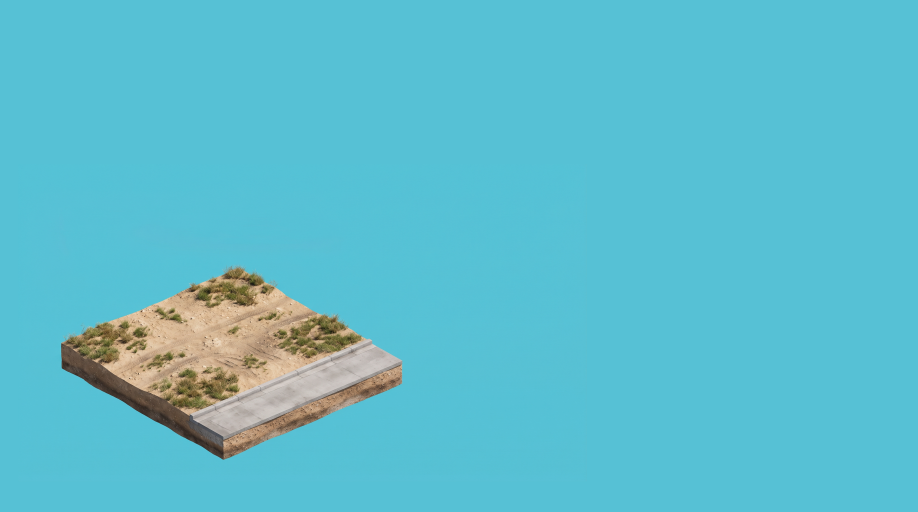
#> input picture assets/hero-start-frame.png, 2752 x 1536 px, given as the content of the folder ../assets/hero-start-frame.png, which was not available (shown at 1/3 size)
$ python keyout-bg.py ../assets/hero-start-frame.png out.png 5 5
#> lines starting #> are read from the running program, lines starting #| are printed output that depends on the picture; after the words box and inside, x2 and y2 are one past the last pixel; in counts of white or black regions, pixels touching at a corner belong together; pictures that were not available may be replaced by others from this repository, and a replacement may not be noted
#!/usr/bin/env python3
"""
Recorta o fundo dos frames da hero, deixando a maquete sobre transparência.

PORQUÊ: antes o fundo era achatado numa cor sólida e o canvas preenchia o resto
com a mesma cor. Isso amarrava a hero a um fundo escuro — sobre uma superfície
clara, a sombra suave em volta da base virava um halo preto em torno do prédio.

Com alfa, a sombra vira translucidez e assenta em qualquer fundo. Some também a
emenda: não há mais preenchimento a casar com a imagem, o fundo da página
aparece por baixo.

A rampa entre DENTRO e FORA é o que preserva a sombra: um corte seco deixaria
a base recortada com serrilha.

Uso: scripts/keyout-bg.py <dir-png> <dir-saida> [dentro] [fora]
"""
import sys
from pathlib import Path
from PIL import Image, ImageChops

src = Path(sys.argv[1])
out = Path(sys.argv[2])
dentro = int(sys.argv[3]) if len(sys.argv) > 3 else 4    # <= isto é fundo puro
fora = int(sys.argv[4]) if len(sys.argv) > 4 else 26     # >= isto é objeto sólido
out.mkdir(parents=True, exist_ok=True)

arquivos = sorted(src.glob("*.png"))
if not arquivos:
    sys.exit(f"nenhum png em {src}")

for f in arquivos:
    im = Image.open(f).convert("RGB")
#> im is the input picture: PIL image 2752x1536 RGB; mean R, G, B 92.5, 189.4, 205.6
    w, h = im.size
#> w = 2752; h = 1536
    # Canto superior direito: fundo puro em todos os frames desta composição.
    fundo = im.crop((int(w * 0.88), int(h * 0.04), int(w * 0.98), int(h * 0.14))) \
              .resize((1, 1), Image.LANCZOS).getpixel((0, 0))
#> fundo = (86, 193, 213)

    dif = ImageChops.difference(im, Image.new("RGB", im.size, fundo))
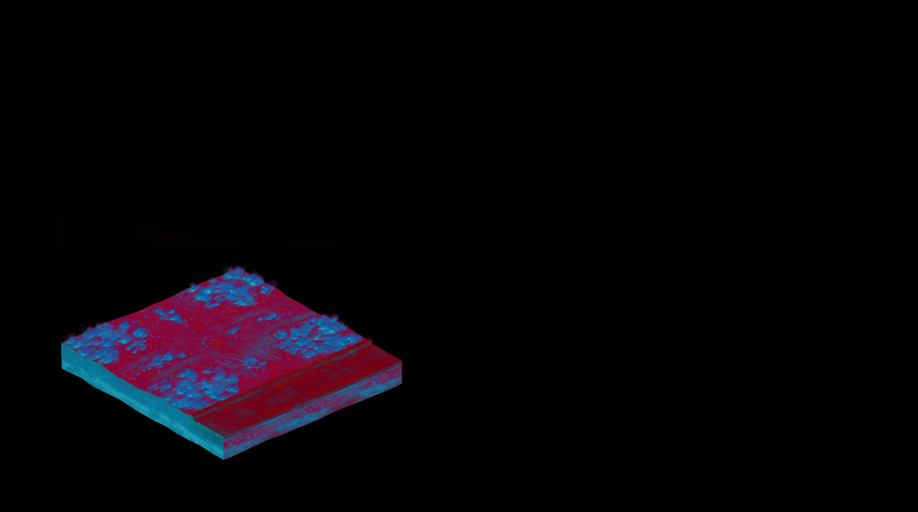
#> dif: PIL image 2752x1536 RGB (shown at 1/3 size); mean R, G, B 7, 4.1, 7.7
    r, g, b = dif.split()
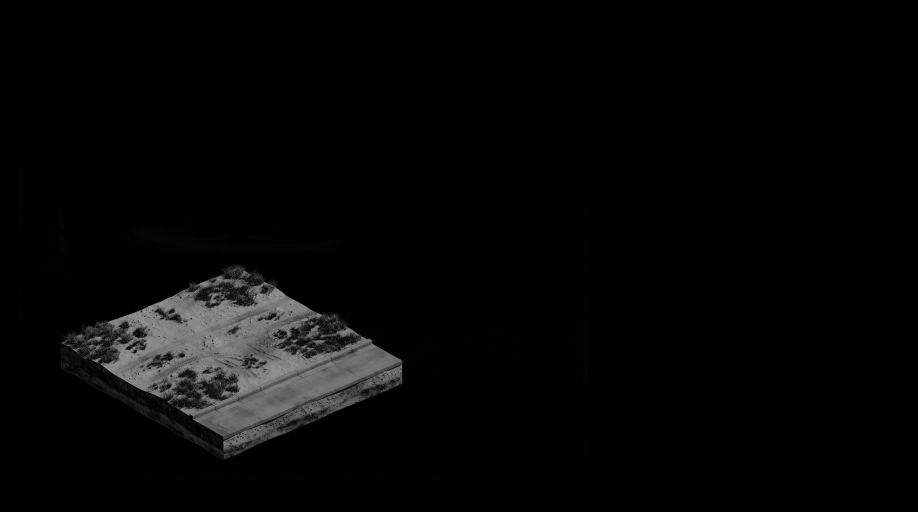
#> r: PIL image 2752x1536 L (shown at 1/3 size); min 0, max 169, mean 7
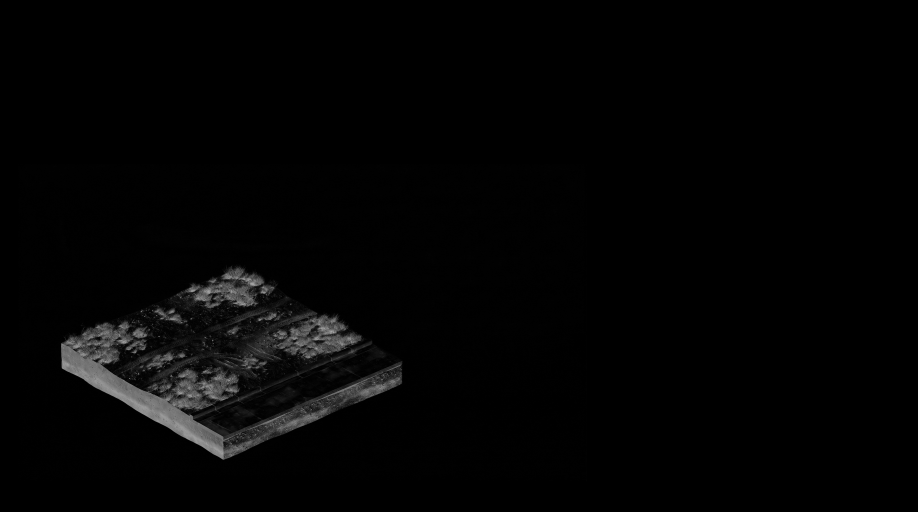
#> g: PIL image 2752x1536 L (shown at 1/3 size); min 0, max 183, mean 4.1
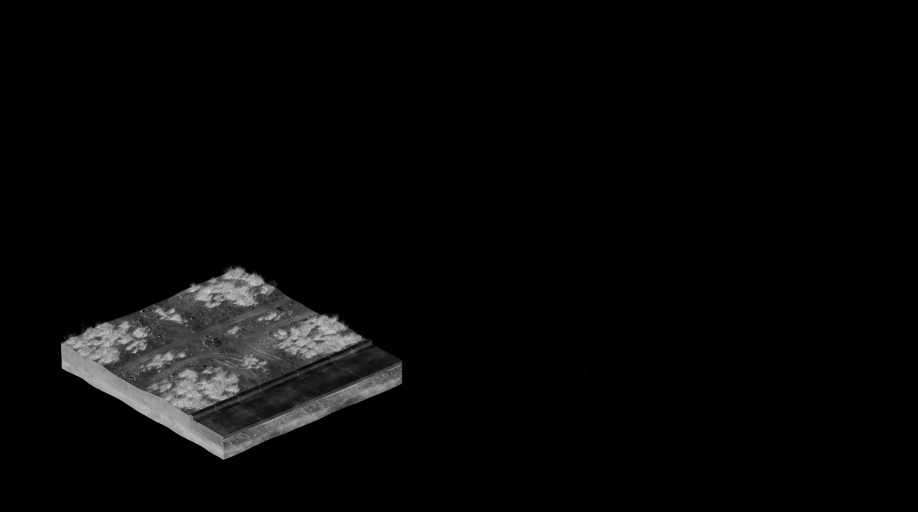
#> b: PIL image 2752x1536 L (shown at 1/3 size); min 0, max 213, mean 7.7
    dmax = ImageChops.lighter(ImageChops.lighter(r, g), b)
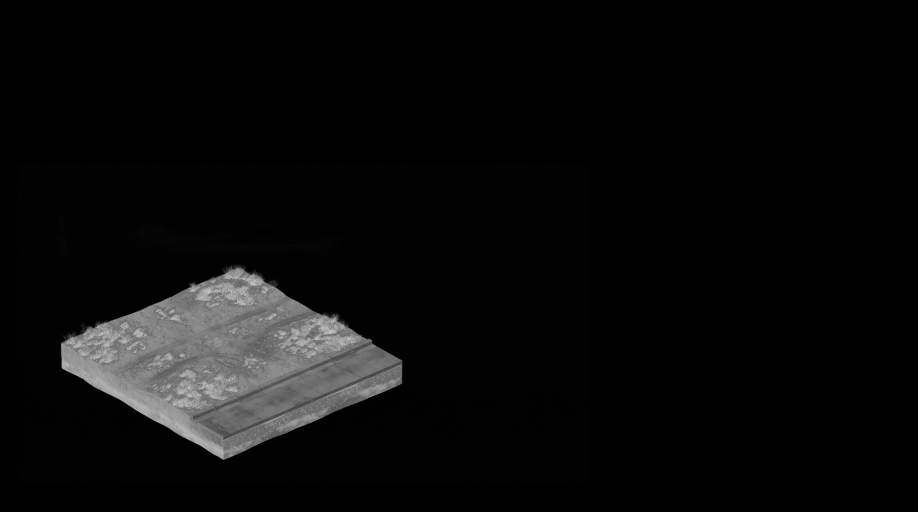
#> dmax: PIL image 2752x1536 L (shown at 1/3 size); min 0, max 213, mean 10.6
    alpha = dmax.point(
        lambda v: 0 if v <= dentro else (255 if v >= fora else round(255 * (v - dentro) / (fora - dentro)))
    )
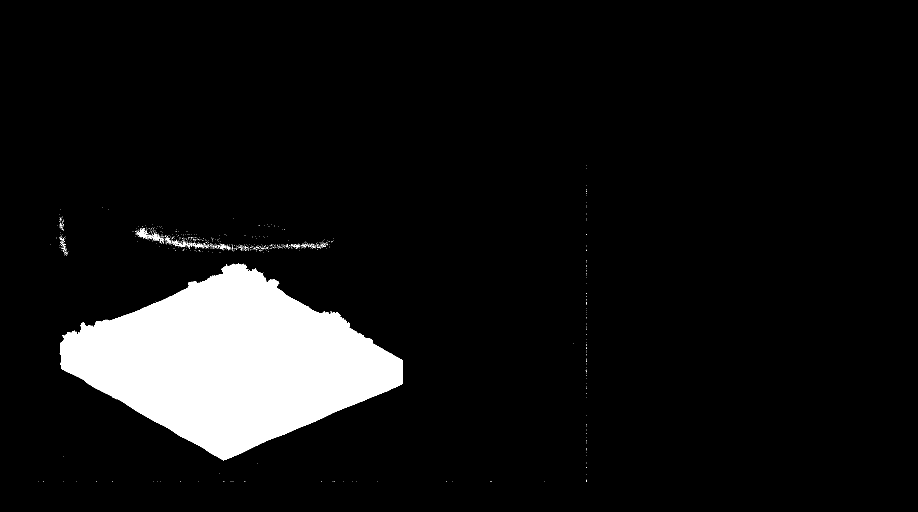
#> alpha: PIL image 2752x1536 L (shown at 1/3 size); 8.2% white; 1093 white regions (1077 under 20 px), largest, box (x1, y1, x2, y2) and area: (180, 790, 1209, 1381) 342488, (410, 687, 446, 712) 274, (454, 703, 479, 722) 134
    rgba = im.copy()
    rgba.putalpha(alpha)
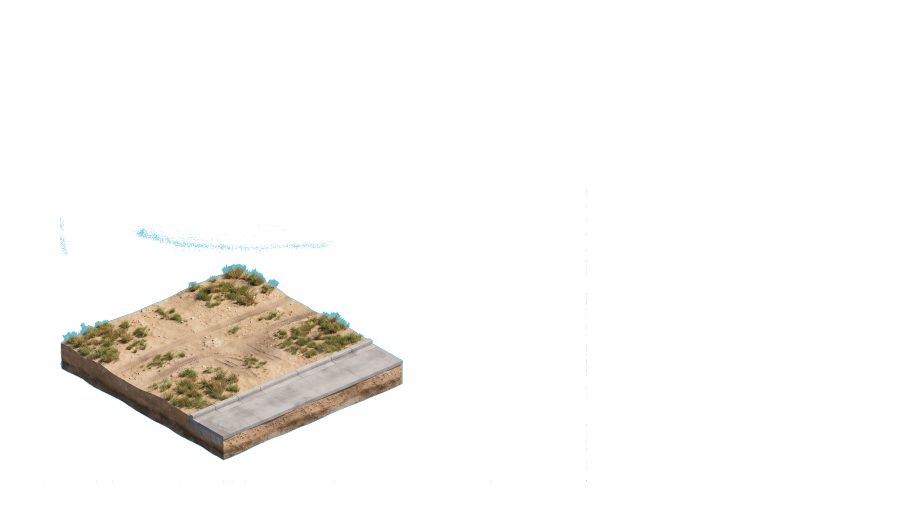
#> rgba: PIL image 2752x1536 RGBA (shown at 1/3 size); mean R, G, B, A 92.5, 189.4, 205.6, 20.8; transparent parts drawn white
    rgba.save(out / f.name)

print(f"{len(arquivos)} frames recortados (rampa {dentro}–{fora})")
